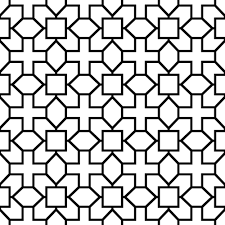
#> input picture images/2.png, 225 x 225 px, found by its file name
$ jupyter execute Morfologia.ipynb
#> lines starting #> are read from the running program, lines starting #| are printed output that depends on the picture; after the words box and inside, x2 and y2 are one past the last pixel; in counts of white or black regions, pixels touching at a corner belong together
#> further down, image is the input picture: shape (225, 225, 3); min 0, max 255, mean 196.9
<a href="https://colab.research.google.com/github/Noodle96/Topicos_Computacion_Grafica/blob/main/Morfologia.ipynb" target="_parent"></a>

[cell 1]
from google.colab import drive
drive.mount('/content/drive/')

[cell 2]
import numpy as np

# DEFINICION DE LOS FILTROS
#Definicion de kernel cruz
kernelCruz = np.array([
    [0, 1, 0],
    [1, 1, 1],
    [0, 1, 0]
    ], dtype=np.uint8)

# Define the 5x5 diamond-shaped kernel
kernel_diamante5 = np.array([
    [0, 0, 1, 0, 0],
    [0, 1, 1, 1, 0],
    [1, 1, 1, 1, 1],
    [0, 1, 1, 1, 0],
    [0, 0, 1, 0, 0],
], dtype=np.uint8)

# Definicion the 7x7 diamond-shaped kernel
kernel_diamante7 = np.array([
    [0, 0, 0, 1, 0, 0, 0],
    [0, 0, 1, 1, 1, 0, 0],
    [0, 1, 1, 1, 1, 1, 0],
    [1, 1, 1, 1, 1, 1, 1],
    [0, 1, 1, 1, 1, 1, 0],
    [0, 0, 1, 1, 1, 0, 0],
    [0, 0, 0, 1, 0, 0, 0],
], dtype=np.uint8)

#Definicion del kernel vertical
kernel_linea_vertical = np.array([
        [1],
        [1],
        [1],
        [1],
        [1]
], dtype=np.uint8)

#Definicion del kernel horizontal
kernel_linea_horizontal = np.array([
    [1, 0, 1]
],dtype=np.uint8)

[cell 3]
import cv2
from google.colab.patches import cv2_imshow
import numpy as np

def mostrar_imagen(imagen):
  cv2_imshow(imagen)
  cv2.waitKey(0)

def convert_to_black_and_white(color_image_path):
    # Read the color image
#> called with color_image_path = '/content/drive/MyDrive/images/2.png'
    image = cv2.imread(color_image_path)
    # Convert to grayscale
    gray = cv2.cvtColor(image, cv2.COLOR_BGR2GRAY)
    # Apply thresholding to convert to black and white
    thresh = cv2.threshold(gray, 127, 255, cv2.THRESH_BINARY)[1]
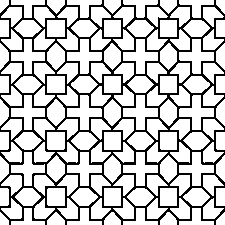
#> thresh: shape (225, 225); 77.5% white; black in thin lines or dots
    return thresh

def DilatacionCruz(image_path):
    black_and_white_image = convert_to_black_and_white(image_path)
    dilated_image = np.ones_like(black_and_white_image)
    #print(dilated_image)
    for row in range(black_and_white_image.shape[0] - kernelCruz.shape[0] + 1):
        for col in range(black_and_white_image.shape[1] - kernelCruz.shape[1] + 1):
            neighborhood = black_and_white_image[row:row + kernelCruz.shape[0], col:col + kernelCruz.shape[1]]
            center_row, center_col = 1, 1 # centro del kernel cruz
            if neighborhood[center_row, center_col] == 255 and kernelCruz[center_row, center_col] == 1:
                dilated_image[row:row + kernelCruz.shape[0], col:col + kernelCruz.shape[1]] = neighborhood
    return dilated_image

def DilatacionDiamante5(image_path):
#> called with image_path = '/content/drive/MyDrive/images/2.png'
    black_and_white_image = convert_to_black_and_white(image_path)
    dilated_image = np.ones_like(black_and_white_image)
    for row in range(black_and_white_image.shape[0] - kernel_diamante5.shape[0] + 1):
        for col in range(black_and_white_image.shape[1] - kernel_diamante5.shape[1] + 1):
            neighborhood = black_and_white_image[row:row + kernel_diamante5.shape[0], col:col + kernel_diamante5.shape[1]]
            center_row, center_col = 2, 2  # center of a 5x5 kernel
            if neighborhood[center_row, center_col] == 255 and kernel_diamante5[center_row, center_col] == 1:
                dilated_image[row:row + kernel_diamante5.shape[0], col:col + kernel_diamante5.shape[1]] = neighborhood
    return dilated_image

def DilatacionDiamante7(image_path):
#> called with image_path = '/content/drive/MyDrive/images/2.png'
    black_and_white_image = convert_to_black_and_white(image_path)
    # Initialize the dilated image
    dilated_image = np.ones_like(black_and_white_image)

    for row in range(black_and_white_image.shape[0] - kernel_diamante7.shape[0] + 1):
        for col in range(black_and_white_image.shape[1] - kernel_diamante7.shape[1] + 1):
            neighborhood = black_and_white_image[row:row + kernel_diamante7.shape[0], col:col + kernel_diamante7.shape[1]]
            center_row, center_col = 3, 3  # center of a 7x7 kernel
            if neighborhood[center_row, center_col] == 255 and kernel_diamante7[center_row, center_col] == 1:
                # If a match is found, copy the entire neighborhood to dilated_image
                dilated_image[row:row + kernel_diamante7.shape[0], col:col + kernel_diamante7.shape[1]] = neighborhood

    return dilated_image

def DilatacionLineaVertical(image_path):
#> called with image_path = '/content/drive/MyDrive/images/2.png'
    black_and_white_image = convert_to_black_and_white(image_path)
    dilated_image = np.ones_like(black_and_white_image)
    for row in range(black_and_white_image.shape[0] - kernel_linea_vertical.shape[0] + 1):
        for col in range(black_and_white_image.shape[1]):  # Iterate through all columns
            neighborhood = black_and_white_image[row:row + kernel_linea_vertical.shape[0], col:col + 1]

            center_row = 2  # center of a 5x1 kernel
            if neighborhood[center_row, 0] == 255:  # Check only the center element (index 0)
                dilated_image[row:row + kernel_linea_vertical.shape[0], col] = 255
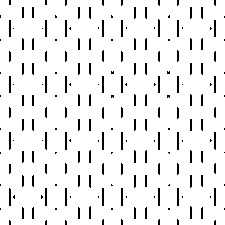
#> dilated_image: shape (225, 225); values 1 (black) and 255 (white), 93.1% white; black in thin lines or dots
    return dilated_image

def DilatacionLineaHorizontal(image_path):
#> called with image_path = '/content/drive/MyDrive/images/2.png'
    black_and_white_image = convert_to_black_and_white(image_path)
    dilated_image = np.ones_like(black_and_white_image)
    for row in range(black_and_white_image.shape[0] - kernel_linea_horizontal.shape[0] + 1):
        for col in range(black_and_white_image.shape[1] - kernel_linea_horizontal.shape[1] +1 ):
            neighborhood = black_and_white_image[row:row + kernel_linea_horizontal.shape[0], col:col + kernel_linea_horizontal.shape[1]]
            center_col = kernel_linea_horizontal.shape[1] // 2  # Calculate center column based on kernel width
            if neighborhood[0, 1] == 255:  # Check the center element
                dilated_image[row:row + kernel_linea_horizontal.shape[0], col] = 255
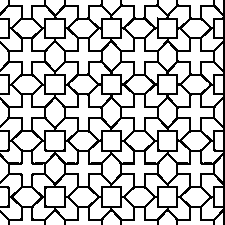
#> dilated_image: shape (225, 225); values 1 (black) and 255 (white), 76.8% white; black in thin lines or dots
    return dilated_image

def ErosionCruz(image_path):
#> called with image_path = '/content/drive/MyDrive/images/2.png'
    black_and_white_image = convert_to_black_and_white(image_path)
    erosion_image = np.ones_like(black_and_white_image)
    for row in range(black_and_white_image.shape[0] - kernelCruz.shape[0] + 1):
        for col in range(black_and_white_image.shape[1] - kernelCruz.shape[1] + 1):
            neighborhood = black_and_white_image[row:row + kernelCruz.shape[0], col:col + kernelCruz.shape[1]]
            neighborhood_only_index = np.zeros_like(neighborhood)
            center_row, center_col = 1, 1
            neighborhood_only_index[center_row][center_col] = 255
            bandera = True
            for e in range(neighborhood.shape[0]):
                for j in range(neighborhood.shape[1]):
                    if(kernelCruz[e][j] == 1):
                        if(neighborhood[e][j] != 255):
                            bandera = False
                            break
            if(bandera):
                erosion_image[row:row + kernelCruz.shape[0], col:col + kernelCruz.shape[1]] = neighborhood_only_index
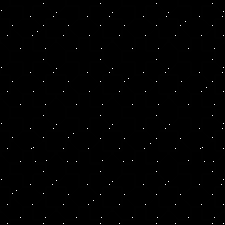
#> erosion_image: shape (225, 225); min 0, max 255, mean 1.1
    return erosion_image

# [152 lines left out: functions ErosionDiamante5, ErosionDiamante7, ErosionLineaVertical, ErosionLineaHorizontal, test, InvertedTest and 1 more, not called in this run]

[cell 4]
image_path = "/content/drive/MyDrive/images/2.png"
image = cv2.imread(image_path)
#print("type image")
#print(type(image)) #<class 'numpy.ndarray'>
mostrar_imagen(image)

$ run again, with images/4.png copied over images/2.png
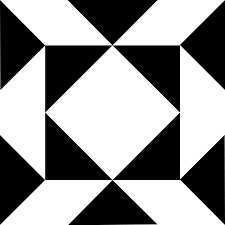
#> input picture images/4.png, 225 x 225 px, found by its file name
#> image is the input picture: shape (225, 225, 3); min 0, max 255, mean 148.5
#> in convert_to_black_and_white, `thresh = cv2.threshold(gray, 127, 255, cv2.THRESH_BINARY)[1]`:
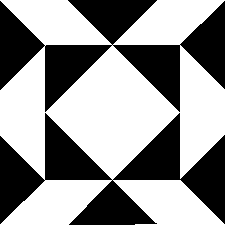
#> thresh: shape (225, 225); 58.2% white; 2 black regions, box (x1, y1, x2, y2) and area: (0, 0, 225, 112) 10606, (0, 113, 225, 225) 10567
#> after the loop in DilatacionLineaHorizontal, `for row in range(black_and_white_image.shape[0] - kernel_linea_horizon..`:
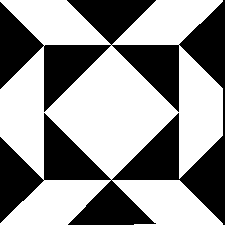
#> dilated_image: shape (225, 225); values 1 (black) and 255 (white), 58% white; 1 black region, box (x1, y1, x2, y2) and area: (0, 0, 225, 225) 21269
